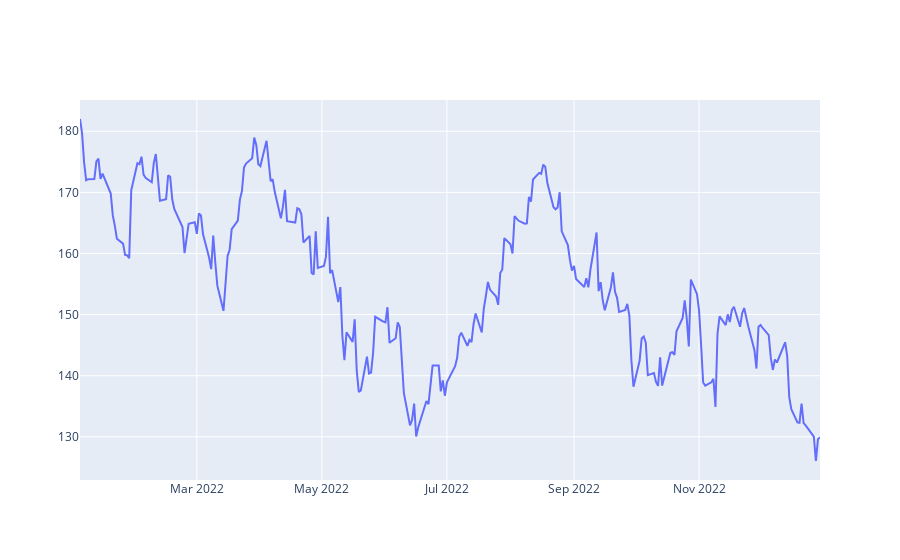

Source (notebook cell):
### Code cell
# Gráfico de Linhas sem formtações

# Criar uma figura
Figura = go.Figure()

# Adicionar gráfico
Figura.add_trace(

  # Escolhendo o gráfico
  go.Scatter(

      # Eixo x
      x=Dados_Apple.index,

      # Eixo Y
      y=Dados_Apple.Close,

      # Tipo do gráfico
      mode='lines',

      # Nome
      name=f'Preço de fechamento - {Ticker}'
  )

)

Figura.show()

### Figure 1 — Plotly figure (JSON) as saved in the notebook; plotly's stock layout.template omitted (floating-point values rounded to 4 significant figures; data arrays with more than 128 entries replaced by an {"elided": "..."} marker saying what was removed)
{"data": [{"mode": "lines", "name": "Preço de fechamento - AAPL", "type": "scatter", "x": {"elided": "251 str values"}, "y": {"elided": "251 float values"}}], "layout": {}}
